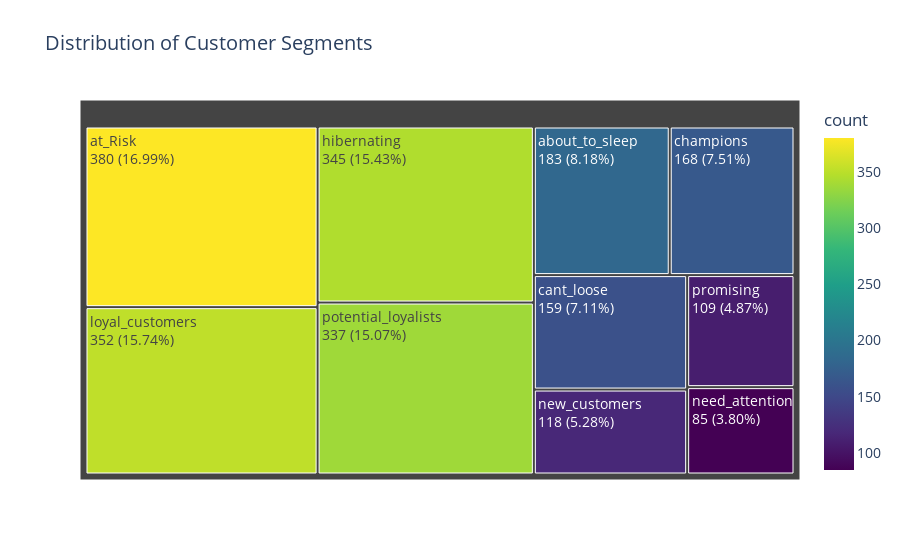

Notebook code cell kept with this figure:
### Code cell
segment_counts = rfm_df['segment'].value_counts().reset_index()
segment_counts.columns = ['segment', 'count']
total_count = segment_counts['count'].sum()
segment_counts['percentage'] = (segment_counts['count'] / total_count) * 100

# Create text labels
segment_counts['text'] = segment_counts.apply(
    lambda row: f"{row['segment']}<br>{row['count']} ({row['percentage']:.2f}%)", axis=1
)

# Create treemap chart with custom text labels and updated color scale
fig = px.treemap(
    segment_counts,
    path=['segment'],
    values='count',
    color='count',
    color_continuous_scale='Viridis',  # Try other scales like 'Plasma', 'Turbo', or 'Cividis'
    title='Distribution of Customer Segments',
    custom_data=['text']
)

# Update layout for better readability and display custom text
fig.update_traces(
    texttemplate='%{customdata[0]}',
    textinfo='label+text'
)
fig.update_layout(
    template='plotly_white',
    font=dict(size=14)
)

# Show the figure
fig.show()

### Figure 1 — Plotly figure (JSON) as saved in the notebook; plotly's stock layout.template omitted (floating-point values rounded to 4 significant figures)
{"data": [{"branchvalues": "total", "customdata": [["about_to_sleep<br>183 (8.18%)", 183], ["at_Risk<br>380 (16.99%)", 380], ["cant_loose<br>159 (7.11%)", 159], ["champions<br>168 (7.51%)", 168], ["hibernating<br>345 (15.43%)", 345], ["loyal_customers<br>352 (15.74%)", 352], ["need_attention<br>85 (3.80%)", 85], ["new_customers<br>118 (5.28%)", 118], ["potential_loyalists<br>337 (15.07%)", 337], ["promising<br>109 (4.87%)", 109]], "domain": {"x": [0, 1], "y": [0, 1]}, "hovertemplate": "labels=%{label}<br>count_sum=%{value}<br>parent=%{parent}<br>id=%{id}<br>count=%{color}<extra></extra>", "ids": ["about_to_sleep", "at_Risk", "cant_loose", "champions", "hibernating", "loyal_customers", "need_attention", "new_customers", "potential_loyalists", "promising"], "labels": ["about_to_sleep", "at_Risk", "cant_loose", "champions", "hibernating", "loyal_customers", "need_attention", "new_customers", "potential_loyalists", "promising"], "marker": {"coloraxis": "coloraxis", "colors": [183, 380, 159, 168, 345, 352, 85, 118, 337, 109]}, "name": "", "parents": ["", "", "", "", "", "", "", "", "", ""], "textinfo": "label+text", "texttemplate": "%{customdata[0]}", "type": "treemap", "values": [183, 380, 159, 168, 345, 352, 85, 118, 337, 109]}], "layout": {"coloraxis": {"colorbar": {"title": {"text": "count"}}, "colorscale": [[0, "#440154"], [0.1111, "#482878"], [0.2222, "#3e4989"], [0.3333, "#31688e"], [0.4444, "#26828e"], [0.5556, "#1f9e89"], [0.6667, "#35b779"], [0.7778, "#6ece58"], [0.8889, "#b5de2b"], [1, "#fde725"]]}, "font": {"size": 14}, "legend": {"tracegroupgap": 0}, "title": {"text": "Distribution of Customer Segments"}}}
